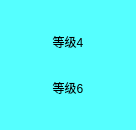
<?xml version="1.0" encoding="UTF-8"?>
<ui version="4.0">
 <class>ChooseLevel</class>
 <widget class="QWidget" name="ChooseLevel">
  <property name="geometry">
   <rect>
    <x>0</x>
    <y>0</y>
    <width>136</width>
    <height>130</height>
   </rect>
  </property>
  <property name="windowTitle">
   <string>Form</string>
  </property>
  <property name="styleSheet">
   <string notr="true">background-color: rgb(85, 255, 255);</string>
  </property>
  <layout class="QVBoxLayout" name="verticalLayout">
   <item>
    <widget class="QPushButton" name="level4">
     <property name="maximumSize">
      <size>
       <width>16777215</width>
       <height>16777215</height>
      </size>
     </property>
     <property name="styleSheet">
      <string notr="true">background-color: qlineargradient(spread:pad, x1:0, y1:0, x2:1, y2:0, stop:0 rgba(245, 224, 176, 255), stop:0.09 rgba(246, 189, 237, 255), stop:0.14 rgba(194, 207, 246, 255), stop:0.19 rgba(184, 160, 168, 255), stop:0.25 rgba(171, 186, 248, 255), stop:0.32 rgba(243, 248, 224, 255), stop:0.385 rgba(249, 162, 183, 255), stop:0.47 rgba(100, 115, 124, 255), stop:0.58 rgba(251, 205, 202, 255), stop:0.65 rgba(170, 128, 185, 255), stop:0.75 rgba(252, 222, 204, 255), stop:0.805 rgba(206, 122, 218, 255), stop:0.86 rgba(254, 223, 175, 255), stop:0.91 rgba(254, 236, 244, 255), stop:1 rgba(255, 191, 221, 255));
font: 87 15pt &quot;Arial Black&quot;;
border-radius:15px;
</string>
     </property>
     <property name="text">
      <string>等级4</string>
     </property>
    </widget>
   </item>
   <item>
    <widget class="QPushButton" name="level6">
     <property name="maximumSize">
      <size>
       <width>16777213</width>
       <height>16777215</height>
      </size>
     </property>
     <property name="styleSheet">
      <string notr="true">background-color: qlineargradient(spread:pad, x1:0, y1:0, x2:1, y2:0, stop:0 rgba(245, 224, 176, 255), stop:0.09 rgba(246, 189, 237, 255), stop:0.14 rgba(194, 207, 246, 255), stop:0.19 rgba(184, 160, 168, 255), stop:0.25 rgba(171, 186, 248, 255), stop:0.32 rgba(243, 248, 224, 255), stop:0.385 rgba(249, 162, 183, 255), stop:0.47 rgba(100, 115, 124, 255), stop:0.58 rgba(251, 205, 202, 255), stop:0.65 rgba(170, 128, 185, 255), stop:0.75 rgba(252, 222, 204, 255), stop:0.805 rgba(206, 122, 218, 255), stop:0.86 rgba(254, 223, 175, 255), stop:0.91 rgba(254, 236, 244, 255), stop:1 rgba(255, 191, 221, 255));
font: 87 15pt &quot;Arial Black&quot;;
border-radius:15px;</string>
     </property>
     <property name="text">
      <string>等级6</string>
     </property>
    </widget>
   </item>
  </layout>
 </widget>
 <resources/>
 <connections/>
</ui>
